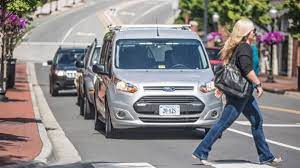
#> input picture Image_Analysis/street_car.jpg, 300 x 168 px
$ python Pixel_Manipulation.py
#> lines starting #> are read from the running program, lines starting #| are printed output that depends on the picture; after the words box and inside, x2 and y2 are one past the last pixel; in counts of white or black regions, pixels touching at a corner belong together
import cv2

image = cv2.imread('street_car.jpg')
#> image is the input picture: shape (168, 300, 3); mean B, G, R 133.2, 132.9, 135.6

(b, g, r) = image[0, 0]
#> b = 40; g = 55; r = 71
print("Pixel at (0, 0) - Red: {}, Green: {}, Blue: {}".format(r, g, b))
#| Pixel at (0, 0) - Red: 71, Green: 55, Blue: 40

image[0, 0] = (0, 0, 255)
#> image: shape (168, 300, 3); under 0.01% of pixels changed, all inside (x1, y1, x2, y2) = (0, 0, 1, 1)
(b, g, r) = image[0, 0]
#> b = 0; g = 0; r = 255
print("Pixel at (0, 0) - Red: {}, Green: {}, Blue: {}".format(r, g, b))
#| Pixel at (0, 0) - Red: 255, Green: 0, Blue: 0

corner = image[0:50, 0:100]
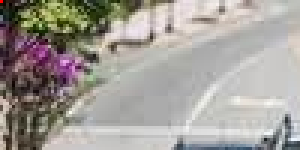
#> corner: shape (50, 100, 3) (shown 3 times larger); mean B, G, R 151.9, 157.7, 162.3
cv2.imshow("Corner", corner)

image[0:50, 0:100] = (0, 255, 0)
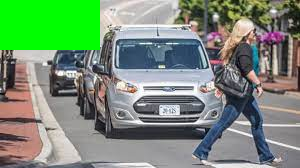
#> image: shape (168, 300, 3); mean B, G, R 118.2, 142.5, 119.5

cv2.imshow("Updated", image)
cv2.waitKey(0)
